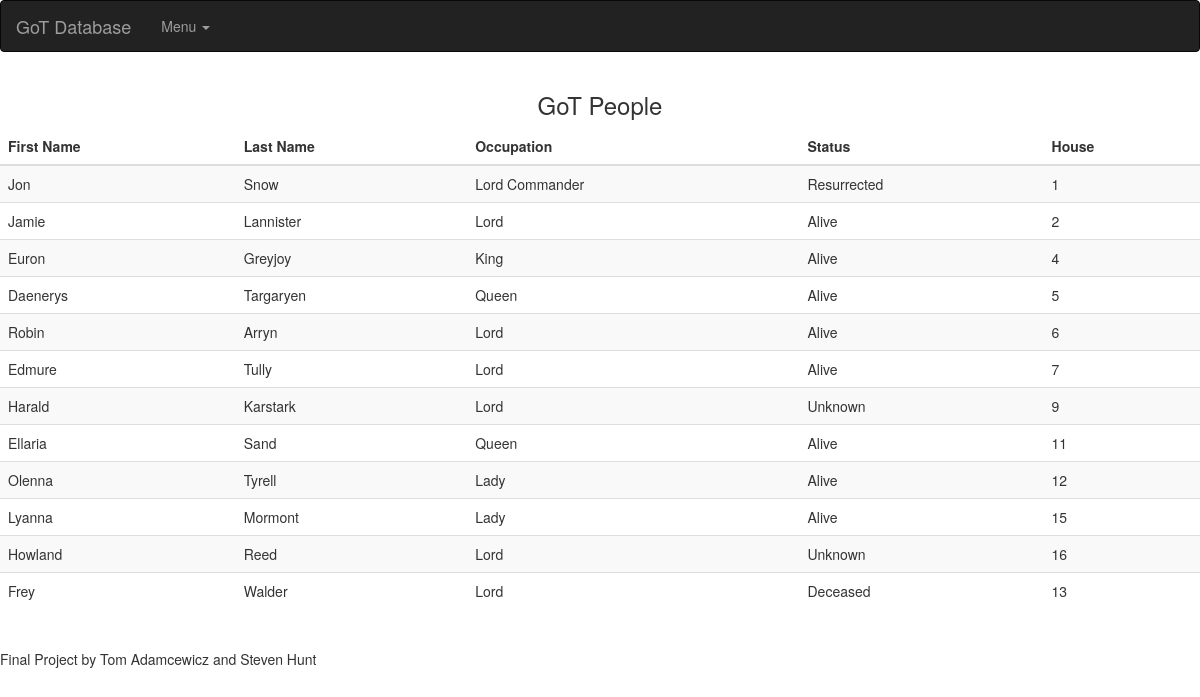
Before: / with the older database file.
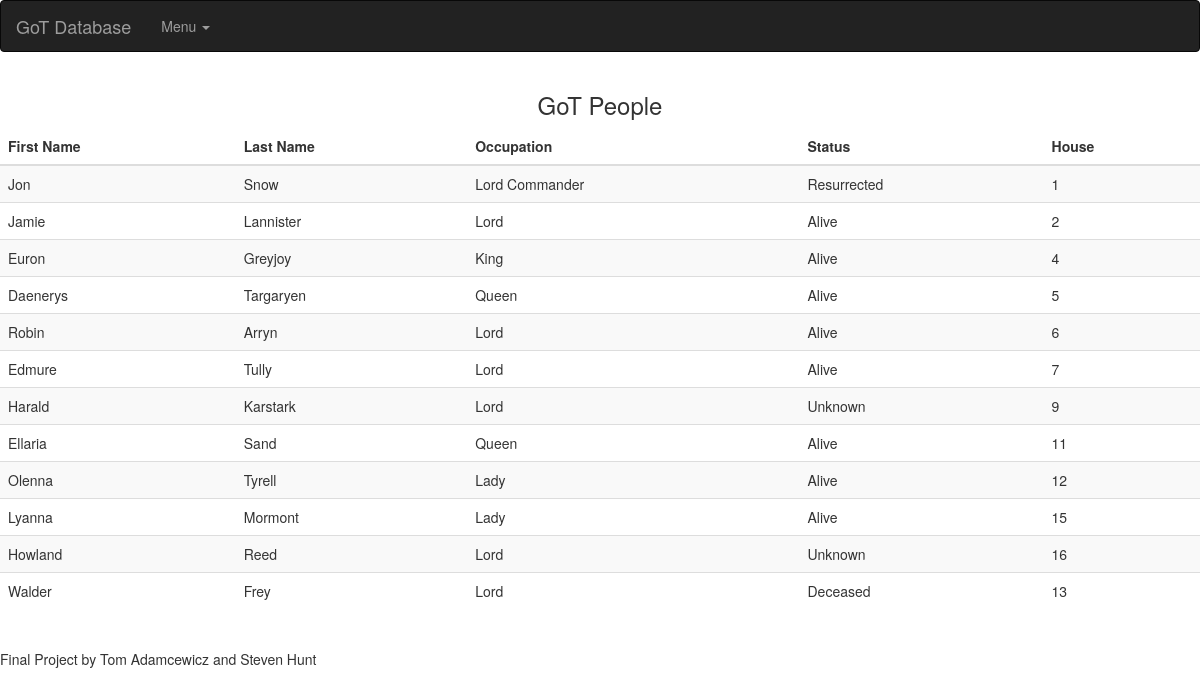
After: the same page with the newer database file.
### tables this page shows
CREATE TABLE GoTPeople
(
 id INT AUTO_INCREMENT PRIMARY KEY,
 FirstName VARCHAR(255) NOT NULL,
 LastName VARCHAR(255),
 Occupation VARCHAR(255),
 Status VARCHAR(255),
 HouseId INT
);

### index.php (the view, shortened to what this page needs)
<?php
$dbhost = 'oniddb.cws.oregonstate.edu';
$dbname = 'adamcewt-db';
$dbuser = 'adamcewt-db';
$dbpass = 'lvM53HhGM1h1R6OO';
$mysqli = new mysqli($dbhost, $dbuser, $dbpass, $dbname);
?>
<!DOCTYPE html>
<html lang="en">
<head>
    <link href="css/bootstrap.min.css" rel="stylesheet">
</head>
<body>
<nav class="navbar navbar-inverse">
      <div class="container-fluid">
        <div class="navbar-header">
          <a class="navbar-brand" href="index.php">GoT Database</a>
        </div>
        <div class="collapse navbar-collapse" id="bs-example-navbar-collapse-2">
          <ul class="nav navbar-nav">
            <li class="dropdown">
              <a aria-expanded="false" class="dropdown-toggle" data-toggle="dropdown" href="#" role="button">Menu <span class="caret"></span></a>
            </li>
          </ul>
        </div>
      </div>
    </nav>
<div class="table-responsive">
<table class="table table-sm table-striped table-hover">
	<h3 class="text-center">GoT People</h3>
  <thead class="thead thead-default">
		<tr>
			<th>First Name</th>
			<th>Last Name</th>
			<th>Occupation</th>
      <th>Status</th>
      <th>House</th>
		</tr>
  </thead>
<?php
if(!($stmt = $mysqli->prepare("SELECT FirstName, LastName, Occupation, Status, HouseId FROM GoTPeople"))){
  echo "Prepare failed: "  . $stmt->errno . " " . $stmt->error;
}
if(!$stmt->execute()){
  echo "Execute failed: "  . $mysqli->connect_errno . " " . $mysqli->connect_error;
}
if(!$stmt->bind_result($FirstName, $LastName, $Occupation, $Status, $HouseId)){
	echo "Bind failed: "  . $mysqli->connect_errno . " " . $mysqli->connect_error;
}
while($stmt->fetch()){
 echo "<tr>\n<td>" . $FirstName . "</td>\n<td>" . $LastName . "</td>\n<td>" . $Occupation . "</td>\n<td>" . $Status . "</td><td>". $HouseId . "</td>\n</tr>\n";
}
?>
</table>
</div>
<br>
<footer> Final Project by Tom Adamcewicz and Steven Hunt</footer>
<br>
</body>
</html

Changed rows visible on the page:
changed gotpeople "Walder": FirstName "Frey" → "Walder"; LastName "Walder" → "Frey"
